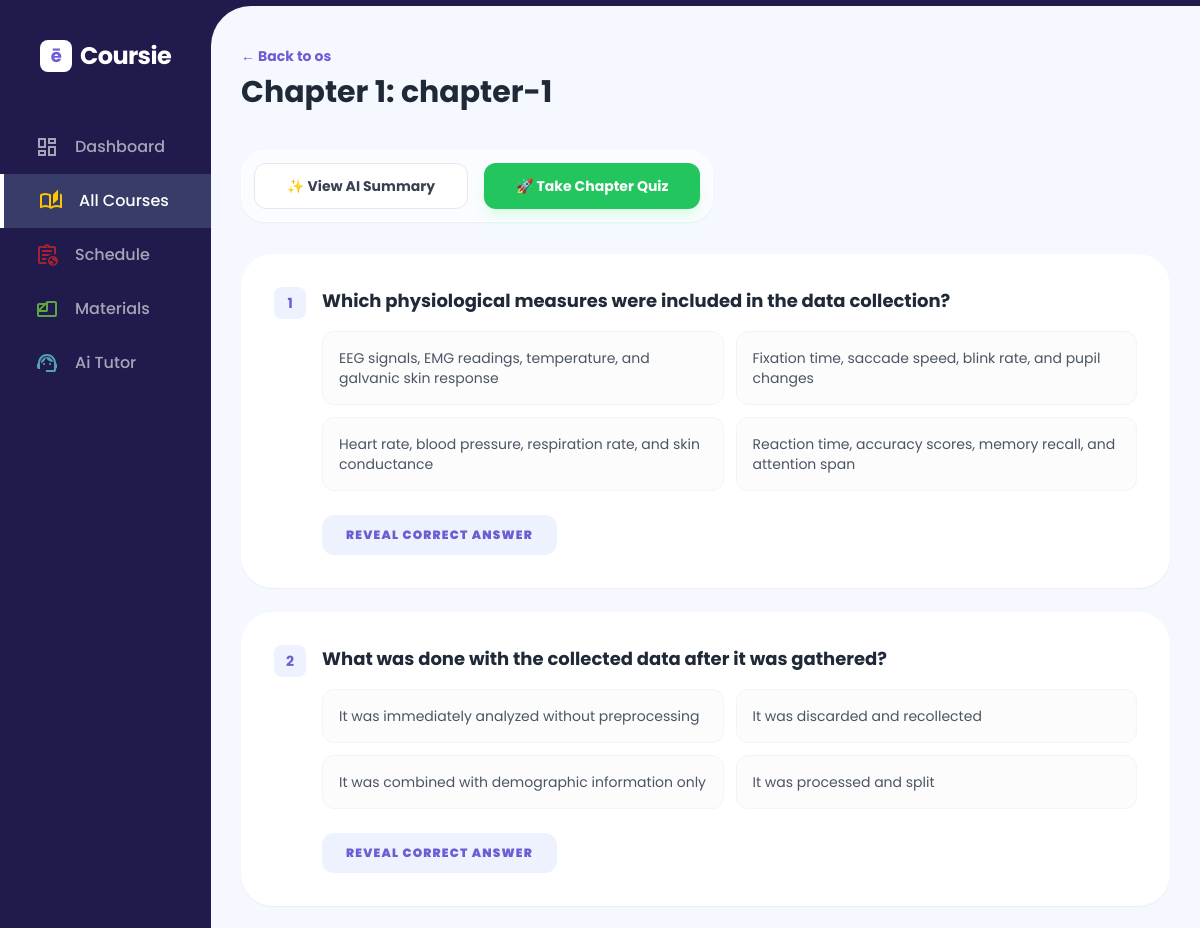
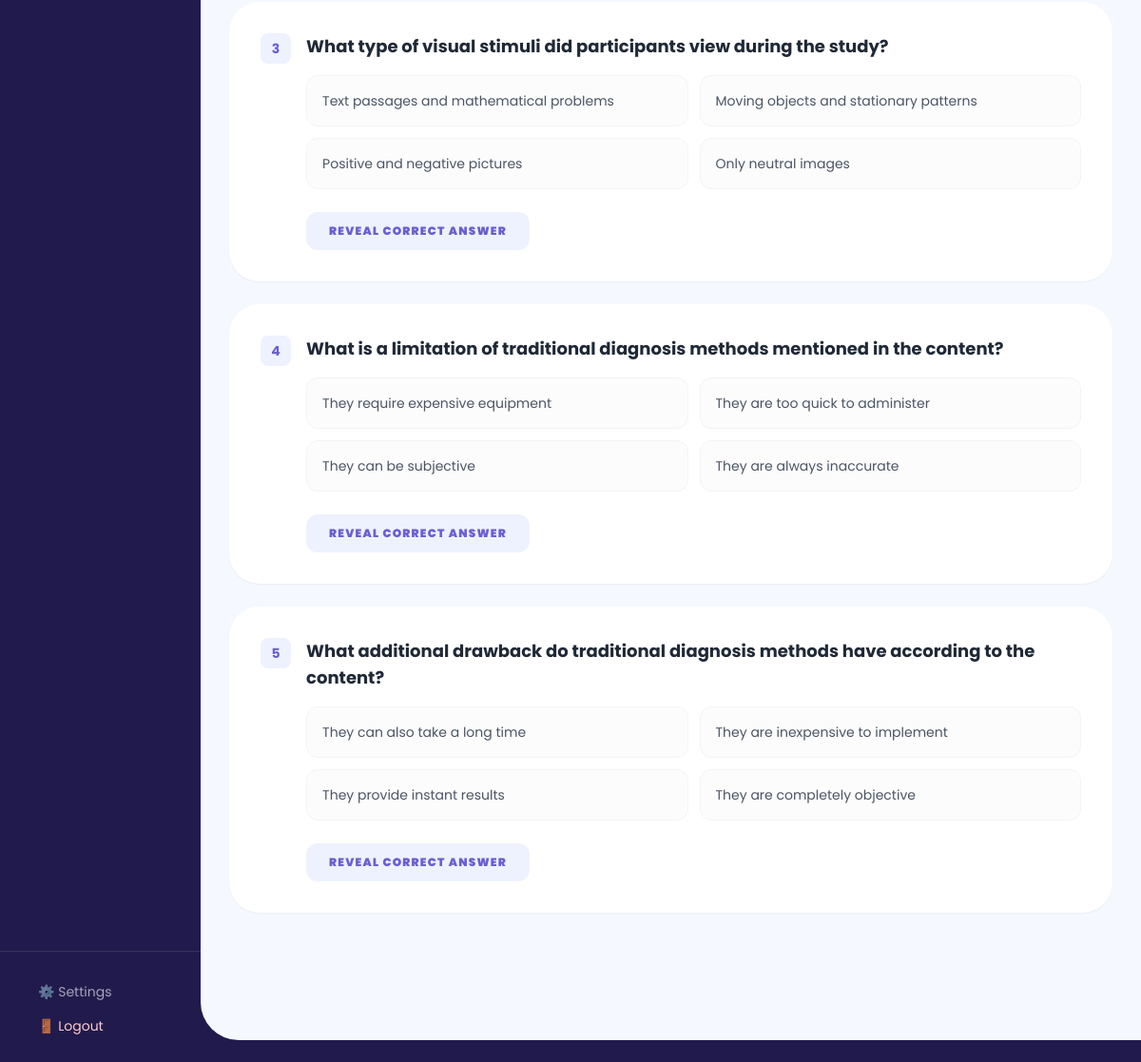
The page /subjects/chapter/1/results/questions (signed in) on the database its author committed (2 pictures, top to bottom).
### subjects/models.py (models this page shows, shortened)
class Chapter(models.Model):
    subject = models.ForeignKey(Subject, on_delete=models.CASCADE, related_name='chapters')
    chapter_number = models.PositiveIntegerField(blank=True, null=True)
    title = models.CharField(max_length=255, blank=True)
    note_file = models.FileField(upload_to='chapters/notes/', null=True, blank=True)
    summary = models.TextField(blank=True, null=True)
    is_completed = models.BooleanField(default=False)
    is_not_pdf=models.BooleanField(default=False)
    class Meta:
        unique_together = ('subject', 'chapter_number')
        ordering = ["chapter_number"]

class Subject(models.Model):
    DIFFICULTY_CHOICES = [
        (1, 'Easy'),
        (2, 'Medium'),
        (3, 'Hard'),
    ]
    user = models.ForeignKey(settings.AUTH_USER_MODEL, on_delete=models.CASCADE)
    name = models.CharField(max_length=200)
    code = models.CharField(max_length=20)
    difficulty = models.IntegerField(choices=DIFFICULTY_CHOICES)
    created_at = models.DateTimeField(auto_now_add=True)

class Question(models.Model):
    chapter = models.ForeignKey(
        Chapter,
        on_delete=models.CASCADE,
        related_name="questions"
    )
    text = models.TextField()
    options_text = models.TextField()
    correct_answer = models.CharField(max_length=1)  # A / B / C / D

### subjects/views.py (the view)
# urls.py: path('chapter/<int:chapter_id>/results/questions', view_ai_questions, name='chapter-questions'),
def view_ai_questions(request, chapter_id):
    chapter = get_object_or_404(Chapter, id=chapter_id)
    questions = chapter.questions.all()
    return render(
        request,
        "subjects/view_questions_from_chapter.html",
        {
            "chapter": chapter,
            "questions": questions,
        }
    )

### templates/subjects/view_questions_from_chapter.html (shortened to what this page needs)
{% extends 'base.html' %}
{% block content %}
<div class="bg-sky-50/50 -m-10 p-10 min-h-screen rounded-l-[2.5rem]">
    <div class="mb-10">
        <a href="{% url 'subjects:subject_detail' chapter.subject.id %}"
            class="text-sm font-bold text-[#6C5DD3] hover:underline flex items-center mb-2">
            ← Back to {{ chapter.subject.name }}
        </a>
        <h1 class="text-3xl font-bold text-gray-800">Chapter {{ chapter.chapter_number }}: {{ chapter.title }}</h1>
    </div>
    <div class="flex flex-wrap gap-4 mb-8 bg-white/50 p-3 rounded-3xl w-max shadow-sm border border-white">
        <a href="{% url 'subjects:chapter-summery' chapter.id %}"
            class="px-8 py-3 rounded-xl font-bold text-sm bg-white text-gray-700 border border-gray-200 hover:bg-gray-50 transition-all">
            ✨ View AI Summary
        </a>
        {% if questions %}
            <a href="{% url 'exams:chapter_quiz' chapter.id %}"
                class="px-8 py-3 rounded-xl font-bold text-sm bg-green-500 text-white shadow-lg shadow-green-100 hover:bg-green-600 hover:-translate-y-1 transition-all flex items-center gap-2">
                🚀 Take Chapter Quiz
            </a>
        {% else %}
            <a href="{% url 'subjects:generate_exam_questions' chapter.id %}" onclick="showLoader()"
                class="px-8 py-3 rounded-xl font-bold text-sm bg-[#6C5DD3] text-white hover:-translate-y-1 shadow-lg shadow-indigo-100 transition-all">
                📝 Generate Practice Questions
            </a>
        {% endif %}
    </div>
    <div id="section-practice" class="animate-in fade-in slide-in-from-bottom-4 duration-500">
        {% if questions %}
        <div class="grid gap-6">
            {% for q in questions %}
            <div
                class="bg-white p-8 rounded-[2rem] shadow-sm border border-transparent hover:border-indigo-100 transition-all">
                <div class="flex gap-4">
                    <span
                        class="w-8 h-8 bg-indigo-50 text-[#6C5DD3] rounded-lg flex items-center justify-center font-bold text-sm shrink-0">
                        {{ forloop.counter }}
                    </span>
                    <div class="w-full">
                        <p class="text-lg font-bold text-gray-800 mb-4">
                            {{ q.text }}
                        </p>
                        <div class="grid grid-cols-1 md:grid-cols-2 gap-3 mb-6">
                            {% for option in q.options_text.splitlines %}
                            <div class="p-4 rounded-xl border border-gray-100 bg-gray-50/50 text-sm text-gray-600">
                                {{ option }}
                            </div>
                            {% endfor %}
                        </div>
                        <details class="group">
                            <summary
                                class="list-none cursor-pointer inline-flex items-center text-xs font-black text-[#6C5DD3] uppercase tracking-widest bg-indigo-50 px-6 py-3 rounded-xl hover:bg-[#6C5DD3] hover:text-white transition-all">
                                Reveal Correct Answer
                            </summary>
                        </details>
                    </div>
                </div>
            </div>
            {% endfor %}
        </div>
        {% endif %}
    </div>
</div>
{% endblock %}

### templates/base.html (style rules this page uses)
body { font-family: 'Poppins', sans-serif; min-height: 100vh; display: flex; align-items: center; justify-content: center; margin: 0; }

### rows shown on the page
Chapter: subject.name "os", chapter_number "1", title "chapter-1"
Question: text "Which physiological measures were included in the data collection?", splitlines "EEG signals, EMG readings, temperature, and galvanic skin response" "Fixation time, saccade speed, blink rate, and pupil changes" "Heart rate, blood pressure, respiration rate, and skin conductance" "Reaction time, accuracy scores, memory recall, and attention span"
Question: text "What was done with the collected data after it was gathered?", splitlines "It was immediately analyzed without preprocessing" "It was discarded and recollected" "It was combined with demographic information only" "It was processed and split"
Question: text "What type of visual stimuli did participants view during the study?", splitlines "Text passages and mathematical problems" "Moving objects and stationary patterns" "Positive and negative pictures" "Only neutral images"
Question: text "What is a limitation of traditional diagnosis methods mentioned in the content?", splitlines "They require expensive equipment" "They are too quick to administer" "They can be subjective" "They are always inaccurate"
Question: text "What additional drawback do traditional diagnosis methods have according to the content?", splitlines "They can also take a long time" "They are inexpensive to implement" "They provide instant results" "They are completely objective"
